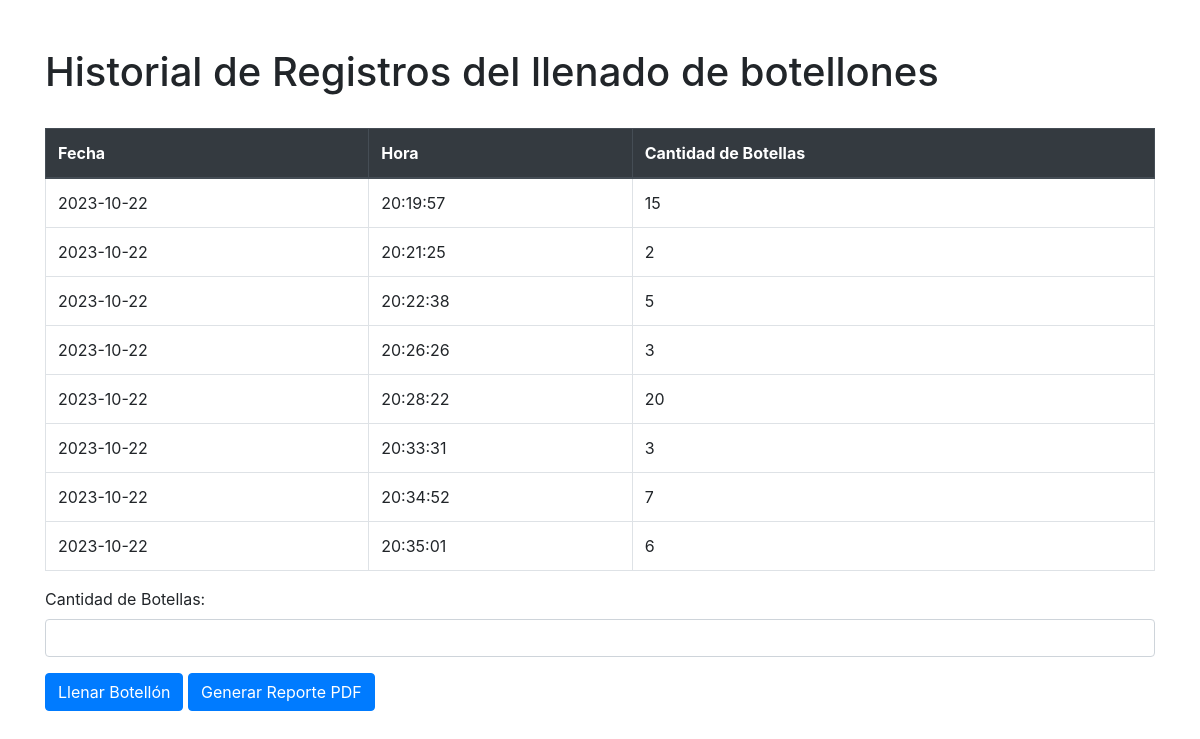
The page / on the database its author committed.
### tables this page shows
CREATE TABLE `botellones` (
  `id` int(11) NOT NULL,
  `fecha_llenado` date DEFAULT NULL,
  `hora_llenado` time DEFAULT NULL,
  `cantidad` int(11) DEFAULT NULL
);

### index.php (the view, shortened to what this page needs)
<!DOCTYPE html>
<html>
<head>
    <link rel="stylesheet" href="https://stackpath.bootstrapcdn.com/bootstrap/4.5.2/css/bootstrap.min.css">
</head>
<body>
    <div class="container">
        <h1 class="mt-5">Historial de Registros del llenado de botellones</h1>
        <div class="table-responsive" style="max-height: 500px;">
            <table class="table table-bordered mt-4">
                <thead class="thead-dark sticky-top">
                    <tr>
                        <th>Fecha</th>
                        <th>Hora</th>
                        <th>Cantidad de Botellas</th>
                    </tr>
                </thead>
                <tbody>
                    <?php
                    $servername = "localhost";
                    $username = "id21364599_ejercicios";
                    $password = "Mayodia03.";
                    $dbname = "id21364599_ejercicios";
                    $conn = new mysqli($servername, $username, $password, $dbname);
                    $sql = "SELECT fecha_llenado, hora_llenado, cantidad FROM botellones";
                    $result = $conn->query($sql);
                    if ($result->num_rows > 0) {
                        while ($row = $result->fetch_assoc()) {
                            echo "<tr>";
                            echo "<td>" . $row['fecha_llenado'] . "</td>";
                            echo "<td>" . $row['hora_llenado'] . "</td>";
                            echo "<td>" . $row['cantidad'] . "</td>";
                            echo "</tr>";
                        }
                    } else {
                        echo "<tr><td colspan='3'>No hay registros en el historial</td></tr>";
                    }
                    ?>
                </tbody>
            </table>
        </div>
        <form method="post">
            <div class="form-group">
                <label for="cantidadBotellas">Cantidad de Botellas:</label>
                <input type="number" class="form-control" id="cantidadBotellas" name="cantidadBotellas" >
            </div>
            <button type="submit" name="llenarBotellon" class="btn btn-primary">Llenar Botellón</button>
            <button type="submit" id = "generarPDF" name="generarPDF" formtarget="_blank" formaction="generar_pdf.php" class="btn btn-primary">Generar Reporte PDF</button>
        </form>
    </div>
</body>
</html>

### index.php (style rules this page uses)
.table-bordered { border: 2px solid black; }
.mt-5 { margin-top: 3rem; }
.mt-4 { margin-top: 2rem; }
.container { margin-bottom: 2rem; }

### rows shown on the page
botellones: fecha_llenado "2023-10-22", hora_llenado "20:19:57", cantidad "15"
botellones: fecha_llenado "2023-10-22", hora_llenado "20:21:25", cantidad "2"
botellones: fecha_llenado "2023-10-22", hora_llenado "20:22:38", cantidad "5"
botellones: fecha_llenado "2023-10-22", hora_llenado "20:26:26", cantidad "3"
botellones: fecha_llenado "2023-10-22", hora_llenado "20:28:22", cantidad "20"
botellones: fecha_llenado "2023-10-22", hora_llenado "20:33:31", cantidad "3"
botellones: fecha_llenado "2023-10-22", hora_llenado "20:34:52", cantidad "7"
botellones: fecha_llenado "2023-10-22", hora_llenado "20:35:01", cantidad "6"
